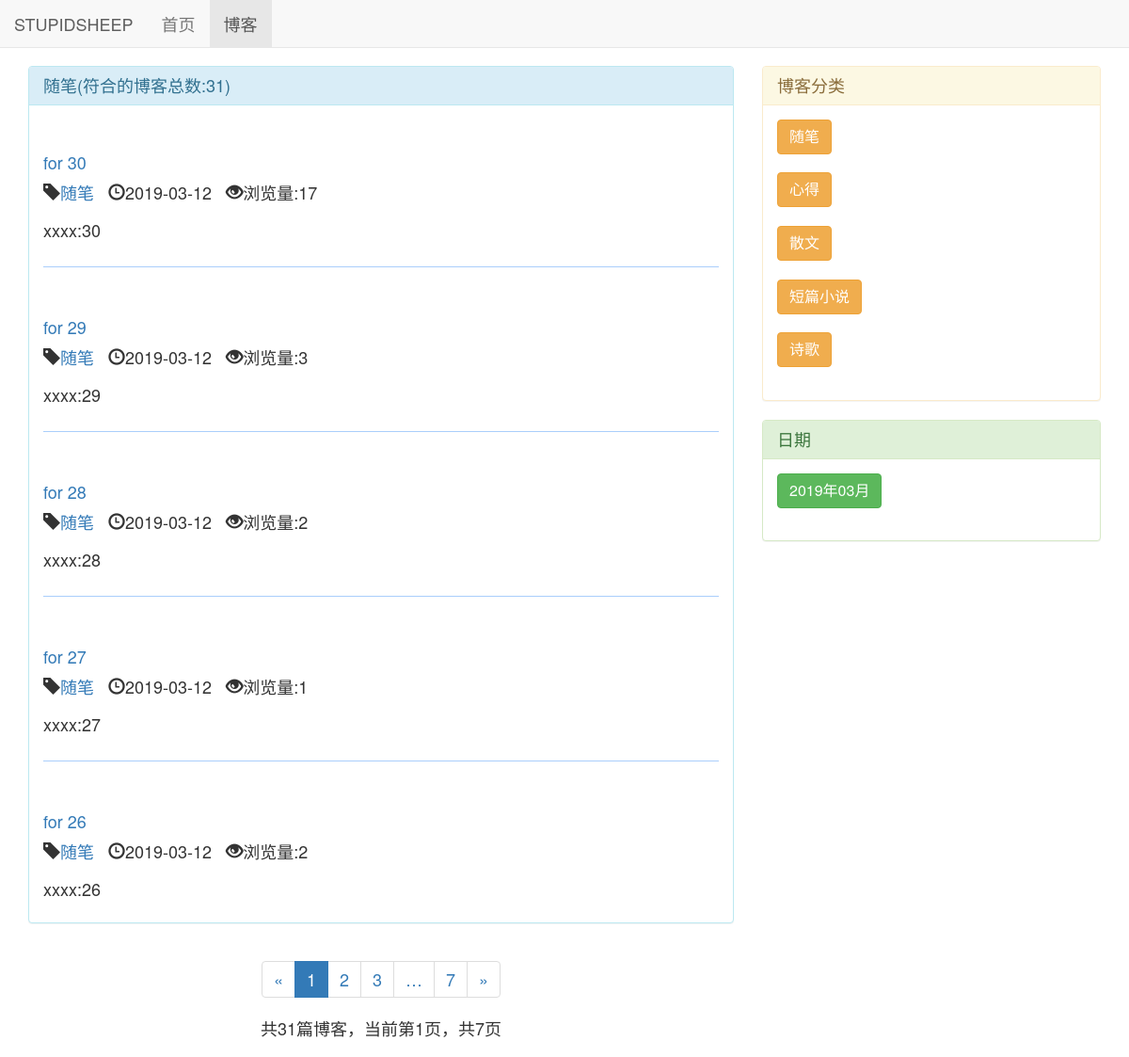
Page /blog/blogtype/1 on the committed database.
### blog/models.py (models this page shows, shortened)
class BlogType(models.Model): # 必须在Blog的上面
	type_name = models.CharField(max_length=15)
	def __str__(self):
		return self.type_name

class Blog(models.Model, ReadNumExpandMethod):
	title = models.CharField(max_length=30)
	content = RichTextUploadingField()
	blog_type = models.ForeignKey(BlogType, on_delete=models.DO_NOTHING)
	author = models.ForeignKey(User, on_delete=models.DO_NOTHING)
	read_details = GenericRelation(ReadDetail)
	created_time = models.DateTimeField(auto_now_add=True)
	last_updated_time = models.DateTimeField(auto_now=True)
	class Meta:  # 分页排序，一般最新的放在最前面，所以created_time前面有-号
		ordering = ['-created_time']

### read_count/models.py (models this page shows)
class ReadNum(models.Model):
	read_num = models.IntegerField(default=0)
	content_type = models.ForeignKey(ContentType, on_delete=models.DO_NOTHING)
	object_id = models.PositiveIntegerField() # 正整数字段
	content_object = GenericForeignKey('content_type', 'object_id')

### blog/views.py (the view)
# urls.py: path('blogtype/<int:blog_type_pk>', blogs_with_type, name='blogs_with_type'),
def blogs_with_type(request, blog_type_pk):
	blog_type = get_object_or_404(BlogType, pk=blog_type_pk)
	blogs_all_list = Blog.objects.filter(blog_type=blog_type)
	content = get_blogs_data_needed(request, blogs_all_list)
	content['blog_type'] = blog_type
	return render(request, "blog/blogs_with_type.html", content)

### read_count/models.py (called while the page is built)
	def read_num(self):
		try:
			ct = ContentType.objects.get_for_model(self)
			readnum = ReadNum.objects.get(content_type=ct, object_id=self.pk)
			return readnum.read_num
		except exceptions.ObjectDoesNotExist as ReadNumNotExist:
			return 0

### blog/templates/blog/blogs_with_type.html (shortened to what this page needs)
{% extends 'blog/blog_list.html' %}
{% block blog_list_title %}{{ blog_type.type_name }}(符合的博客总数:{{ page_of_blogs.paginator.count }}){% endblock %}

### blog/templates/blog/blog_list.html (shortened to what this page needs)
{% extends 'base.html' %}
{% block nav_blog_active %}active{% endblock %}
{% load staticfiles %}
{% block header_extends %}
	<link rel="stylesheet" type="text/css" href="{% static 'blog/blog.css' %}">
{% endblock %}
{% block content %}
	<div class="container">
		<div class="row">
			<div class="col-xs-8 col-sm-8 col-md-8">
				<div class="panel panel-info">
				  <div class="panel-heading">{% block blog_list_title %}博客列表{% endblock %}</div>
				  <div class="panel-body">
				    {% for blog in page_of_blogs %}
				    	<div class="blog">
				    		<h3 style="font-size:36px">
				    			<a href="{% url 'blog_detail' blog.pk %}">
									{{ blog.title }}
								</a>
				    		</h3>
				    		<p class="blog-info">
				    			<span class="glyphicon glyphicon-tag" aria-hidden="true"></span><a href="{% url 'blogs_with_type' blog.blog_type.pk %}">{{ blog.blog_type }}</a>&nbsp;&nbsp;
				    			<span class="glyphicon glyphicon-time" aria-hidden="true"></span>{{ blog.created_time|date:"Y-m-d"}}&nbsp;&nbsp;
				    			<span class="glyphicon glyphicon-eye-open" aria-hidden="true"></span>浏览量:{{ blog.read_num}}
				    		</p><br>
							<p>{{ blog.content|striptags|truncatechars:120 }}</p>
				    	</div>
						{% empty %}
							<div class="class">
								<h3>--暂无博客，敬请期待--</h3>
							</div>
					{% endfor %}
				  </div>
				</div>
				<div class="paginator">
					<nav aria-label="Page navigation">
					  <ul class="pagination">
					    <li>
					    	{% if page_of_blogs.has_previous %}
						    	<a href="?page={{ page_of_blogs.previous_page_number }}" aria-label="Previous">
						        	<span aria-hidden="true">&laquo;</span>
						      	</a>
					    	{% else %}
					    		<span aria-hidden="true">&laquo;</span>
					    	{% endif %}
					    </li>
					    {% for page_num in page_range %}
				    		{% if page_num == page_of_blogs.number %}
								<li class="active"><a href="?page={{ page_num }}">{{ page_num }}</a></li>
				    		{% else %}
				    			{% if page_num == "…" %}
				    			<li><a>{{ page_num }}</a></li>
				    			{% else %}
				    				<li><a href="?page={{ page_num }}">{{ page_num }}</a></li>
				    			{% endif %}
			    			{% endif %}
						{% endfor %}
					    <li>
					    	{% if page_of_blogs.has_next %}
						    	<a href="?page={{ page_of_blogs.next_page_number }}" aria-label="Next">
					        		<span aria-hidden="true">&raquo;</span>
					      		</a>
					    	{% else %}
					    		<span aria-hidden="true">&raquo;</span>
					    	{% endif %}
					    </li>
					  </ul>
					  <p style="font-size: 18px">共{{ page_of_blogs.paginator.count }}篇博客，当前第{{ page_of_blogs.number }}页，共{{ page_of_blogs.paginator.num_pages }}页</p>
					</nav>
				</div>
			</div>
			<div class="hidden-xs col-sm-4 col-md-4">
				<div class="panel panel-warning">
				  <div class="panel-heading">博客分类</div>
				  <div class="panel-body">
				    <ul class="blog-types">
						{% for blog_type in blog_types %}
							<li>
								<a style="font-size:16px" href="{% url 'blogs_with_type' blog_type.pk %}"class="btn btn-warning" title="博客有{{blog_type.blog_set.count}}篇">
									{{ blog_type.type_name }}
								</a>
							</li>
							<br>
						{% empty %}
							<li>
								暂无分类
							</li>
						{% endfor %}
					</ul>
				  </div>
				</div>
				<div class="panel panel-success">
				  <div class="panel-heading">日期</div>
				  <div class="panel-body">
				    <ul class="blog-dates">
						{% for blog_date, blog_count in blognum_of_date_list.items %}
							<li>
								<a style="font-size:16px" href="{% url 'blogs_with_date' blog_date.year blog_date.month %}"class="btn btn-success" title="博客有{{blog_count}}篇">
									{{ blog_date|date:"Y年m月" }}
								</a>
							</li>
							<br>
						{% empty %}
							<li>
								暂无分类
							</li>
						{% endfor %}
					</ul>
				  </div>
				</div>
			</div>
		</div>
	</div>
{% endblock %}

### static/mycss/base.css (style rules this page uses)
* { margin: 0; padding: 0; }
body { margin-top: 70px!important; }
a:link { text-decoration:none; }

### blog/static/blog/blog.css (style rules this page uses)
* { font-size: 18px; }
ul.blog-types { list-style-type:none; margin-bottom: 0em; }
ul.blog-dates { list-style-type:none; margin-bottom: 0em; }
div.blog h3 { margin-top: 0.5em; }
div.blog:not(:last-child) { margin-bottom: 2em; border-bottom: 1px solid #aacefb; padding-bottom: 1em; }
div.blog p.blog-info { margin-bottom: 0px; }
div.paginator { text-align: center; }

### rows in the picture
BlogType: type_name "随笔"
Blog: title "for 30", blog_type "随笔", created_time "2019-03-12", read_num "17", content "xxxx:30"
Blog: title "for 29", blog_type "随笔", created_time "2019-03-12", read_num "3", content "xxxx:29"
Blog: title "for 28", blog_type "随笔", created_time "2019-03-12", read_num "2", content "xxxx:28"
Blog: title "for 27", blog_type "随笔", created_time "2019-03-12", read_num "1", content "xxxx:27"
Blog: title "for 26", blog_type "随笔", created_time "2019-03-12", read_num "2", content "xxxx:26"
BlogType: type_name "心得"
BlogType: type_name "散文"
BlogType: type_name "短篇小说"
BlogType: type_name "诗歌"

### other values in the picture
{{ page_of_blogs.paginator.count }} "31"
{{ page_num }} "1"
{{ page_num }} "2" "3" "7"
{{ page_num }} "…"
{{ page_of_blogs.number }} "1"
{{ page_of_blogs.paginator.num_pages }} "7"
{{ blog_date|date:"Y年m月" }} "2019年03月"
